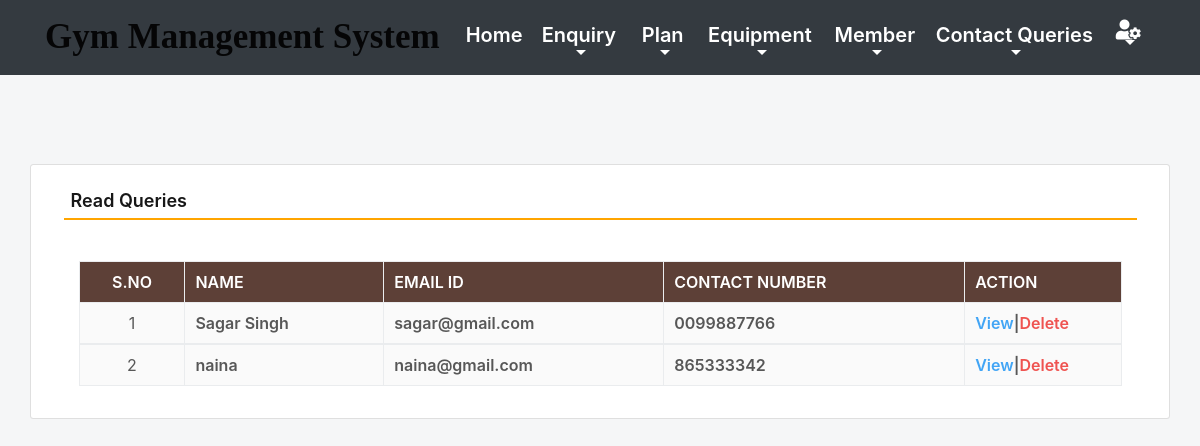
Screenshot of /read_queries (signed in) with the database file from the repository.
### gym/models.py (models this page shows, shortened)
class Contact(models.Model):
    name = models.CharField(max_length=100, null=True)
    emailid = models.CharField(max_length=50, null=True)
    contact = models.CharField(max_length=15, null=True)
    subject = models.CharField(max_length=100, null=True)
    message = models.CharField(max_length=300, null=True)
    msgdate = models.DateField(null=True)
    isread = models.CharField(max_length=10,null=True)

### gym/views.py (the view)
# urls.py: path('read_queries', read_queries, name='read_queries'),
def read_queries(request):
    if not request.user.is_authenticated:
        return redirect('admin_login')
    contact = Contact.objects.filter(isread="yes")
    return render(request,'read_queries.html', locals())

### gym/templates/read_queries.html (shortened to what this page needs)
{% include 'admin_nav.html' %}
{% load static %}
{% block main %}
<html lang="en" class="no-focus">
 <link rel="stylesheet" id="css-main" href="{% static 'css1/codebase.min.css' %}">
 <br><br><br><br>
	<div class="container card shadow mt-5">
		<div class="card-body">
			<h5 class="p-2" style="border-bottom: 2px solid orange">Read Queries</h5>
             <br>
			<div class="container-fluid">
                          <table id="example" class="table table-striped table-bordered" style="width:100%">
                                <thead class="text-white" style="background-color : #5d4037;">
                                    <tr>
                                        <th class="text-center">S.No</th>
                                        <th class="d-none d-sm-table-cell">Name</th>
                                        <th class="d-none d-sm-table-cell">Email ID</th>
                                        <th class="d-none d-sm-table-cell">Contact Number</th>
                                        <th class="d-none d-sm-table-cell" style="width: 15%;">Action</th>
                                    </tr>
                                </thead>
                                {% for i in contact %}
                                <tbody>
                                    <tr>
                                        <td class="text-center">{{forloop.counter}}</td>
                                        <td class="font-w600">{{i.name}}</td>
                                        <td class="font-w600">{{i.emailid}}</td>
                                        <td class="font-w600">{{i.contact}}</td>
                                        <td class="font-w600"><a href="{% url 'view_queries' i.id %}" class="text-primary">View</a>|<a href="{% url 'delete_contact' i.id %}" class="text-danger" onclick="return confirm('Are you sure to delete this Queries ?')">Delete</a></td>
                                    </tr>
                                        {% endfor %}
                                </tbody>
                          </table>
				</div>
			</div>
		</div>
        <link rel="stylesheet" href="https://use.fontawesome.com/releases/v5.6.3/css/all.css">
 </html>
{% endblock %}

### rows the page displays
Contact: name "Sagar Singh", emailid "sagar@gmail.com", contact "0099887766"
Contact: name "naina", emailid "naina@gmail.com", contact "865333342"
